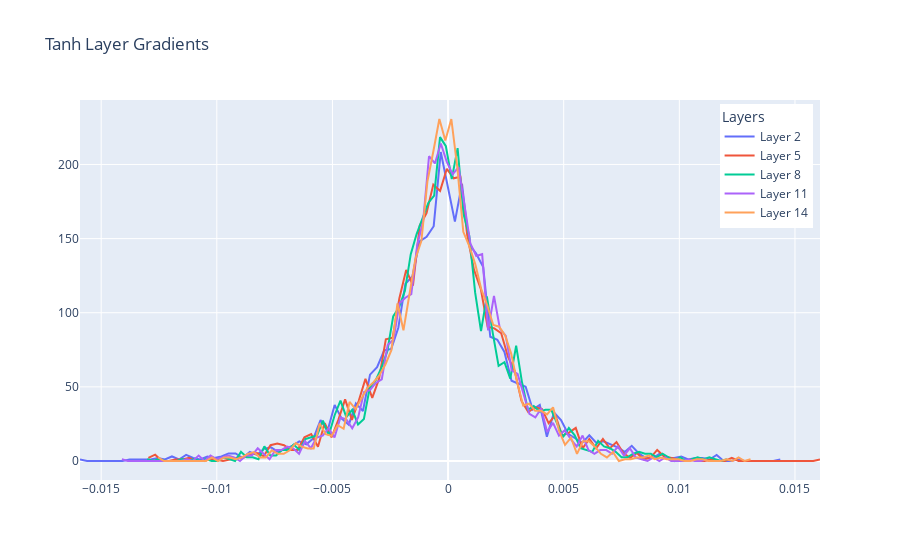

Notebook source saved alongside this figure:
### Code cell
fig = go.Figure()
for i,layer in enumerate(layers[:-1]):
    if isinstance(layer, Tanh):
        l = f"Layer {i}"
        d = layer.out.grad.detach()
        print(f"{l} | mean = {d.mean()} | std = {d.std()}")
        hy,hx = torch.histogram(d, density=True)
        fig.add_trace(go.Scatter(x = hx[:-1], y=hy, name = l))

fig.update_layout(legend=dict(
    yanchor="top",
    y=0.99,
    xanchor="right",
    x=0.99,
    title = 'Layers'
), title = "Tanh Layer Gradients")

fig.show()
